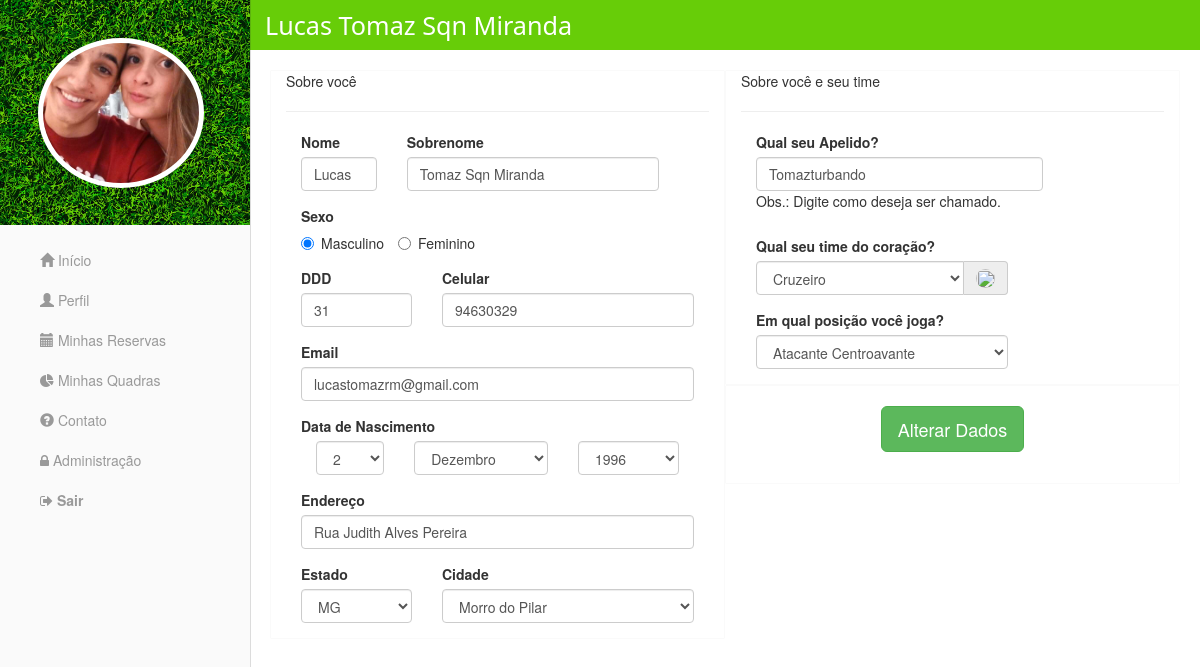
The page /perfil.php (signed in) on the database its author committed.
### tables this page shows
CREATE TABLE IF NOT EXISTS `usuario` (
  `ID` int(10) unsigned NOT NULL AUTO_INCREMENT,
  `NOME` varchar(20) NOT NULL,
  `SOBRENOME` varchar(80) NOT NULL,
  `SEXO` char(1) NOT NULL,
  `DDD` char(3) NOT NULL,
  `CELULAR` char(11) NOT NULL,
  `EMAIL` varchar(80) NOT NULL,
  `DT_NASCIMENTO` date NOT NULL,
  `ENDERECO` varchar(100) NOT NULL,
  `ID_CIDADE` int(10) unsigned NOT NULL,
  `ID_ESTADO` int(10) unsigned NOT NULL,
  `APELIDO` varchar(50) DEFAULT NULL,
  `ID_TIME` int(10) unsigned NOT NULL,
  `ID_POSICAO` int(10) unsigned NOT NULL,
  `PONTUACAO` int(11) NOT NULL,
  `SENHA` varchar(120) NOT NULL,
  `FOTO_PERFIL` varchar(120) DEFAULT NULL,
  `TIPO_USUARIO` char(1) NOT NULL,
  PRIMARY KEY (`ID`),
  UNIQUE KEY `ID` (`ID`),
  UNIQUE KEY `EMAIL` (`EMAIL`),
  KEY `ID_CIDADE` (`ID_CIDADE`),
  KEY `ID_ESTADO` (`ID_ESTADO`),
  KEY `ID_TIME` (`ID_TIME`),
  KEY `ID_POSICAO` (`ID_POSICAO`)
);

### bd/classUsuario.php (called while the page is built, shortened)
<?php
class Usuario{
    public $conexao;
    private $select_usuario;
	private $select_time;
	private $select_posicao;
    public function __construct($i='', $nom='', $sob='', $sex='', $ddd='', $cel='', $ema='', $dtn='', $end='', $cid='', $est='', $ape='', $tim='', $pos='', $pon='', $sen='', $fot='', $tip=''){
       $this->conexao = new mysqli("localhost","root","","soubo734_bd2");
    }
	public function selectUsuario($id){
        $sql = "SELECT * FROM usuario where id = $id";
        $this->select_usuario = $this->conexao->query($sql);
        return $this->select_usuario;
    }
    public function dadosUsuario(){
        $this->dados_usuario = $this->select_usuario->fetch_array(MYSQLI_ASSOC);
        return $this->dados_usuario;
    }
	public function selectTime(){
        $sql = "SELECT * FROM time_esp";
        $this->select_time = $this->conexao->query($sql);
        return $this->select_time;
    }
    public function dadosTime(){
        $this->dados_time = $this->select_time->fetch_array(MYSQLI_ASSOC);
        return $this->dados_time;
    }
	public function selectPosicao(){
        $sql = "SELECT * FROM posicao";
        $this->select_posicao = $this->conexao->query($sql);
        return $this->select_posicao;
    }
    public function dadosPosicao(){
        $this->dados_posicao = $this->select_posicao->fetch_array(MYSQLI_ASSOC);
        return $this->dados_posicao;
    }
}
?>

### perfil.php (the view, shortened to what this page needs)
<?php
	if(isset($_SESSION['ID'])) {
	$id = $_SESSION['ID'];
	$tipo_usuario = $_SESSION['TIPO'];
    include_once 'bd/classUsuario.php';
	$usuario = new Usuario();
	$resultadousuario = $usuario->selectUsuario($id);
	$dados = $usuario->dadosUsuario();
	$resultadotime = $usuario->selectTime();
	$resultadopos = $usuario->selectPosicao();
	$dia = date("d", strtotime($dados['DT_NASCIMENTO']));
	$mes = date("m", strtotime($dados['DT_NASCIMENTO']));
	$ano = date("Y", strtotime($dados['DT_NASCIMENTO']));
?>
<!DOCTYPE html>
<html xmlns="http://www.w3.org/1999/xhtml" lang="pt-br" xml:lang="pt-br">
<head>
    <link href="css/bootstrap.min.css" rel="stylesheet">
<link rel="stylesheet" href="https://maxcdn.bootstrapcdn.com/font-awesome/4.4.0/css/font-awesome.min.css">
    <link href="css/simple-sidebar.css" rel="stylesheet">
	<link rel="stylesheet" type="text/css" href="css/pages/perfil.css" />
</head>
<body onload='loadCategories()'>
<div id="wrapper">
        <div id="sidebar-wrapper">
		<div class="imagem-responsiva">
		<div id="img-perfil"></div>
		</div>
            <ul class="sidebar-nav">
                <li>
                    <a href="quadras.php"><i class="glyphicon glyphicon-home"></i> In&iacute;cio</a>
                </li>
                <li>
                    <a href="perfil.php"><i class="glyphicon glyphicon-user"></i> Perfil</a>
                </li>
                <li>
                    <a href="minhas_reservas.php"><i class="glyphicon glyphicon-calendar"></i> Minhas Reservas</a>
                </li>
               <?php if($tipo_usuario >= 1) {
					echo "<li>
                    <a href='minhas_quadras.php'><i class='fa fa-pie-chart'></i>  Minhas Quadras</a>
                </li>";
				}
				?>
                <li>
                    <a href="contato.php"><i class="glyphicon glyphicon-question-sign"></i> Contato</a>
                </li>
				<?php if($tipo_usuario == 2) {
					echo "<li>
                    <a href='#'><i class='fa fa-lock'></i> Administra&ccedil;&atilde;o</a>
                </li>";
				}
				?>
                <li>
                    <a href="logout.php"><i class="fa fa-sign-out"></i> <b>Sair</b></a>
                </li>
            </ul>
        </div>
<div id="topo">
		<h1><?php echo $dados['NOME'] . " " . $dados['SOBRENOME']; ?></h1>
		</div>
        <div id="page-content-wrapper">
            <form name="usuario" method="post" action="perfil.php">
	<div class="container-fluid">
		<div class="row text-left">
			<div id="corpo" class="col-lg-12">
				<div id="blocos" class="col-xs-12 col-md-6 col-lg-6">
				Sobre voc&ecirc;
				<hr>
					<div class="form-group col-xs-8 col-md-3">
						<label>Nome</label>
						<input type="text" value="<?php echo $dados['NOME'];?>" class="form-control" id="email" placeholder="Ex.: Jo&atilde;o" name="nome">
					</div>
					<div class="form-group col-xs-12 col-md-8">
						<label>Sobrenome</label>
						<input type="text" value="<?php echo $dados['SOBRENOME'];?>" class="form-control" id="sobrenome" placeholder="da Silva Santos" name="sobrenome">
					</div>
					<div class="form-group col-xs-12">
					<label>Sexo</label><br>
						<label class="radio-inline">
							<input type="radio" name="sexo" value="M" <?php if($dados['SEXO'] == "M"){ echo "checked";}?>> Masculino
						</label>
						<label class="radio-inline">
							<input type="radio" name="sexo" value="F" <?php if($dados['SEXO'] == "F"){ echo "checked";}?>> Feminino
						</label>
					</div>
					<div class="form-group col-xs-4 col-md-4">
					<label>DDD</label>
					<input type="phone" value="<?php echo $dados['DDD'];?>" class="form-control" id="ddd" placeholder="DDD" name="ddd">
					</div>
					<div class="form-group col-xs-8 col-md-8">
					<label>Celular</label>
					<input type="phone" value="<?php echo $dados['CELULAR'];?>" class="form-control" id="celular" placeholder="Celular" name="celular">
					</div>
					<div class="form-group col-xs-12 col-md-12">
					<label>Email</label>
					<input type="email" value="<?php echo $dados['EMAIL'];?>" class="form-control" id="email" placeholder="Ex.: seuemail@servidor.com" name="email">
					</div>
					<div class="form-group col-xs-12 text-left">
					<label>Data de Nascimento</label><br>
						<div class="col-xs-3">
						<select name="dia" class="form-control" required="required">
							<?php for($i = 1; $i <= 31; $i++) {
							if($i == $dia) {
									echo "<option value='$i'selected>$i</option>";
							}
							}
							?>
						</select>
						</div>
						<div class="col-xs-5">
						<select name="mes" class="form-control" required="required">
							<option value='12'<?php if($mes == 12) {echo"selected";} ?>>Dezembro</option>
						</select>
						</div>
						<div class="col-xs-4">
						<select name="ano" class="form-control" required="required">
						<?php for($i = 1930; $i <= 2015; $i++) {
							if($i == $ano) {
									echo "<option value='$i'selected>$i</option>";
							}
							}
							?>
						</select>
						</div>
					</div>
					<div class="form-group col-xs-12 col-md-12">
						<label>Endere&ccedil;o</label>
						<input name="endereco" type="text" value="<?php echo $dados['ENDERECO'];?>" class="form-control" id="endereco" placeholder="Endere&ccedil;o">
					</div>
					<div class="form-group col-xs-4 col-md-4">
					<label>Estado</label><br>
						<select id="drop_estado" name="estado" class="form-control" required="required">
						</select>
					</div>
					<div class="form-group col-xs-8 col-md-8">
						<label>Cidade</label>
						<select id="drop_cidade" name="cidade" class="form-control" required="required" >
						</select>
						</div>
				</div>
				<div id="blocos" class="col-xs-12 col-md-6 col-lg-6">
				Sobre voc&ecirc e seu time
				<hr>
				<div class="form-group col-xs-12 col-md-9">
						<label>Qual seu Apelido?</label>
						<input name="apelido" type="text" value="<?php echo $dados['APELIDO'];?>" class="form-control" id="apelido" placeholder="Ex.: Jo&atilde;ozinho">
						<p>Obs.: Digite como deseja ser chamado.</p>
					</div>
					<div class="form-group col-xs-12 col-md-8">
						<label>Qual seu time do cora&ccedil&atildeo?</label>
						<div class="input-group">
						<select name="time" class="form-control" required="required">
						<?php
								while($dadostime = $usuario->dadosTime()){
										if($dadostime['ID'] == $dados['ID_TIME']) {
											echo "<option value='" . $dadostime['ID'] . "' selected>". $dadostime['NOME'] ."</option>";
										}
									}
						?>
						</select>
						<div class="input-group-addon"><img src="img/home_perfil.jpg" class="img-circle" style="width:19px;"></div>
						</div>
					</div>
					<div class="form-group col-xs-12 col-md-8">
						<label>Em qual posi&ccedil;&atilde;o voc&ecirc; joga?</label>
						<select name="posicao" class="form-control" required="required">
						<?php
								while($dadosposicao = $usuario->dadosPosicao()){
										if($dadosposicao['ID'] == $dados['ID_POSICAO']) {
											echo "<option value='" . $dadosposicao['ID'] . "' selected>". $dadosposicao['NOME'] ."</option>";
										}
									}
						?>
						</select>
					</div>
				</div>
				<div id="blocos" class="col-xs-12 col-md-6 col-lg-6"><br>
				<div class="form-group col-xs-12 col-md-12 text-center">
				<input name="alterar" class="btn btn-lg btn-success" value="Alterar Dados" type="submit"></input>
				</div>
					<div class="form-group col-xs-12 col-md-12">
					</div>
				</div>
			</div>
		</div>
	</div>
</form>
    </div>
</body>
</html>
	<?php }
	else {
		header("location:index.php");
	}
	?>

### css/simple-sidebar.css (style rules this page uses)
#wrapper { overflow-y:auto; position:fixed; left:0; top:0; width:100%; height:100%; padding-left: 0; -webkit-transition: all 0.5s ease; -moz-transition: all 0.5s ease; -o-transition: all 0.5s ease; transition: all 0.5s ease; }
#sidebar-wrapper { z-index: 1000; position: fixed; left: 250px; width: 0; height: 100%; margin-left: -250px; overflow-y: auto; background: #fff; -webkit-transition: all 0.5s ease; -moz-transition: all 0.5s ease; -o-transition: all 0.5s ease; transition: all 0.5s ease; }
#page-content-wrapper { width: 100%; position: absolute; padding: 15px; }
.sidebar-nav { position: relative; top: 0; width: 250px; margin: 0; left:0; padding: 0; list-style: none; }
.sidebar-nav li { text-indent: 20px; line-height: 40px; }
.sidebar-nav li a { display: block; text-decoration: none; color: #999999; transition: all 0.2s ease-in-out; }
@media (min-width:768px) { #wrapper { padding-left: 250px; } }
@media (min-width:768px) { #sidebar-wrapper { width: 250px; } }
@media (min-width:768px) { #page-content-wrapper { padding: 20px 20px 0 20px; position: relative; } }

### css/pages/perfil.css (style rules this page uses)
#topo { height:50px; width:100%; margin-top:-20px; position:relative; background-color:#67CD08; padding:0; }
#topo h1 { padding-top:12px; padding-left:15px; font-size:1.8em; color:white; font-family:'Segoe UI'; font-weight:lighter; }
.imagem-responsiva { width:100%; background-image:url(../../img/grama.jpg); background-repeat:no-repeat; background-size:cover; padding:15%; }
#img-perfil { height:100%; width:95%; max-height:150px; border-radius:100%; border:5px solid #fff; background-size:cover; background-position:center center; }
.sidebar-nav { margin-top:15px; }
body { height:100%; }
#sidebar-wrapper { background-color:#fafafa; box-shadow:0px 0px 1px 0px #333; }
#corpo { padding:0; }
#blocos { border:1px solid #fafafa; border-radius:1px; }

### rows shown on the page
usuario: NOME "Lucas", SOBRENOME "Tomaz Sqn Miranda", nome "Lucas", sobrenome "Tomaz Sqn Miranda", SEXO "☑ Masculino", SEXO "☐ Feminino", ddd "31", celular "94630329", email "lucastomazrm@gmail.com", dia "2", mes "Dezembro", ano "1996", endereco "Rua Judith Alves Pereira", apelido "Tomazturbando", time "Cruzeiro", posicao "Atacante Centroavante"
